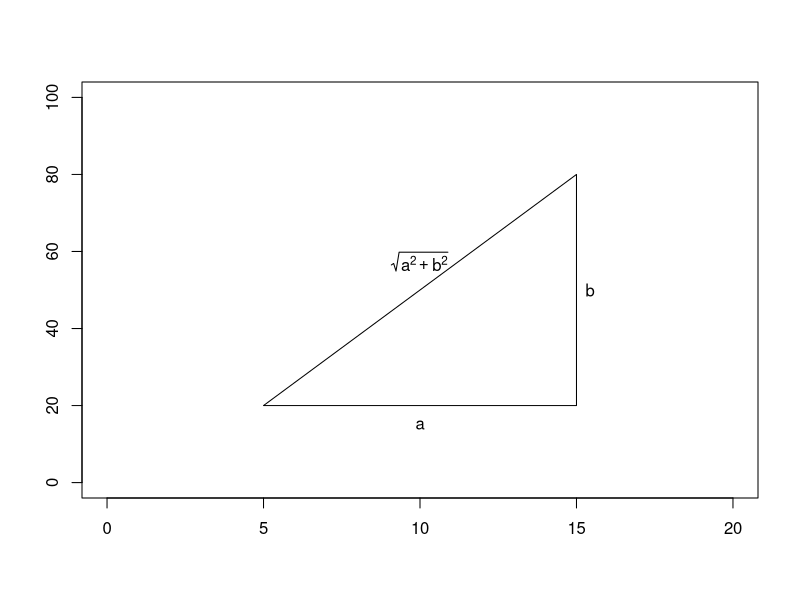
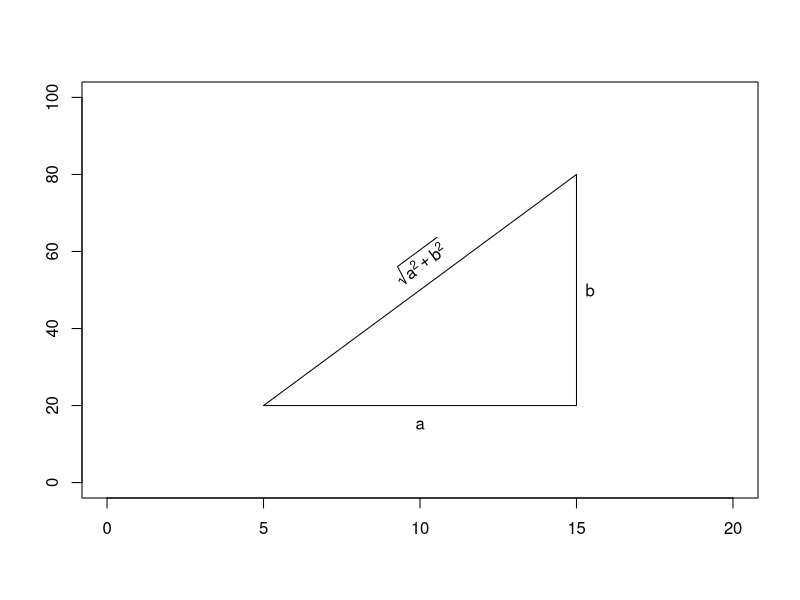

These figures' R source, in order:
## ---- chunk 1
plot(0, 0, xlim=c(0, 20), ylim=c(0, 100), type="n", xlab=" ", ylab=" ")
x0 <-  5
x1 <- 10
x2 <- 15
y0 <- 20
y1 <- 50
y2 <- 80
lines(x=c(x0, x2, x2, x0), y=c(y0, y0, y2, y0))
text(x1, y0-1.5*strheight("a", units="user"), "a")
text(x2+1.5*strwidth("b", units="user"), y1, "b")
delta.x <- x2 - x0
delta.y <- y2 - y0
ctext <- expression(sqrt(a^2+b^2))
text(x1, y1+1.5*strheight(ctext, units="user"), ctext)
## ---- chunk 2
plot(0, 0, xlim=c(0, 20), ylim=c(0, 100), type="n", xlab=" ", ylab=" ")
lines(x=c(x0, x2, x2, x0), y=c(y0, y0, y2, y0))
text(x1, y0-1.5*strheight("a", units="user"), "a")
text(x2+1.5*strwidth("b", units="user"), y1, "b")
px.per.xy <- par("cra") / par("cxy")
hyp.angle <- atan2(delta.y*px.per.xy[2], delta.x*px.per.xy[1]) * 180 / pi
text(x1, y1+1.5*strheight(ctext, units="user"), ctext, srt=hyp.angle)
